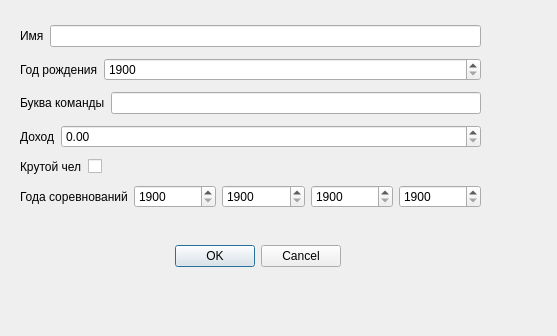
<?xml version="1.0" encoding="UTF-8"?>
<ui version="4.0">
 <class>UserInputDialog</class>
 <widget class="QDialog" name="UserInputDialog">
  <property name="geometry">
   <rect>
    <x>0</x>
    <y>0</y>
    <width>557</width>
    <height>336</height>
   </rect>
  </property>
  <property name="windowTitle">
   <string>Input Dialog</string>
  </property>
  <widget class="QDialogButtonBox" name="buttonBox">
   <property name="geometry">
    <rect>
     <x>130</x>
     <y>240</y>
     <width>211</width>
     <height>32</height>
    </rect>
   </property>
   <property name="orientation">
    <enum>Qt::Horizontal</enum>
   </property>
   <property name="standardButtons">
    <set>QDialogButtonBox::Cancel|QDialogButtonBox::Ok</set>
   </property>
  </widget>
  <widget class="QWidget" name="layoutWidget">
   <property name="geometry">
    <rect>
     <x>20</x>
     <y>20</y>
     <width>461</width>
     <height>198</height>
    </rect>
   </property>
   <layout class="QVBoxLayout" name="verticalLayout">
    <item>
     <layout class="QHBoxLayout" name="horizontalLayout">
      <item>
       <widget class="QLabel" name="label">
        <property name="text">
         <string>Имя</string>
        </property>
       </widget>
      </item>
      <item>
       <widget class="QLineEdit" name="lineEdit">
        <property name="maxLength">
         <number>15</number>
        </property>
       </widget>
      </item>
     </layout>
    </item>
    <item>
     <layout class="QHBoxLayout" name="horizontalLayout_2">
      <item>
       <widget class="QLabel" name="label_2">
        <property name="sizePolicy">
         <sizepolicy hsizetype="Minimum" vsizetype="Preferred">
          <horstretch>0</horstretch>
          <verstretch>0</verstretch>
         </sizepolicy>
        </property>
        <property name="text">
         <string>Год рождения</string>
        </property>
       </widget>
      </item>
      <item>
       <widget class="QSpinBox" name="spinBox">
        <property name="sizePolicy">
         <sizepolicy hsizetype="Expanding" vsizetype="Fixed">
          <horstretch>0</horstretch>
          <verstretch>0</verstretch>
         </sizepolicy>
        </property>
        <property name="minimum">
         <number>1900</number>
        </property>
        <property name="maximum">
         <number>9999</number>
        </property>
       </widget>
      </item>
     </layout>
    </item>
    <item>
     <layout class="QHBoxLayout" name="horizontalLayout_3">
      <item>
       <widget class="QLabel" name="label_3">
        <property name="text">
         <string>Буква команды</string>
        </property>
       </widget>
      </item>
      <item>
       <widget class="QLineEdit" name="lineEdit_2">
        <property name="maxLength">
         <number>1</number>
        </property>
       </widget>
      </item>
     </layout>
    </item>
    <item>
     <layout class="QHBoxLayout" name="horizontalLayout_4">
      <item>
       <widget class="QLabel" name="label_4">
        <property name="sizePolicy">
         <sizepolicy hsizetype="Minimum" vsizetype="Preferred">
          <horstretch>0</horstretch>
          <verstretch>0</verstretch>
         </sizepolicy>
        </property>
        <property name="text">
         <string>Доход</string>
        </property>
       </widget>
      </item>
      <item>
       <widget class="QDoubleSpinBox" name="doubleSpinBox">
        <property name="sizePolicy">
         <sizepolicy hsizetype="Expanding" vsizetype="Fixed">
          <horstretch>0</horstretch>
          <verstretch>0</verstretch>
         </sizepolicy>
        </property>
       </widget>
      </item>
     </layout>
    </item>
    <item>
     <layout class="QHBoxLayout" name="horizontalLayout_5">
      <item>
       <widget class="QLabel" name="label_5">
        <property name="sizePolicy">
         <sizepolicy hsizetype="Minimum" vsizetype="Preferred">
          <horstretch>0</horstretch>
          <verstretch>0</verstretch>
         </sizepolicy>
        </property>
        <property name="text">
         <string>Крутой чел</string>
        </property>
       </widget>
      </item>
      <item>
       <widget class="QCheckBox" name="checkBox">
        <property name="sizePolicy">
         <sizepolicy hsizetype="Expanding" vsizetype="Fixed">
          <horstretch>0</horstretch>
          <verstretch>0</verstretch>
         </sizepolicy>
        </property>
        <property name="text">
         <string/>
        </property>
       </widget>
      </item>
     </layout>
    </item>
    <item>
     <layout class="QHBoxLayout" name="horizontalLayout_6">
      <item>
       <widget class="QLabel" name="label_6">
        <property name="text">
         <string>Года соревнований</string>
        </property>
       </widget>
      </item>
      <item>
       <widget class="QSpinBox" name="spinBox_2">
        <property name="minimum">
         <number>1900</number>
        </property>
        <property name="maximum">
         <number>9999</number>
        </property>
       </widget>
      </item>
      <item>
       <widget class="QSpinBox" name="spinBox_3">
        <property name="minimum">
         <number>1900</number>
        </property>
        <property name="maximum">
         <number>9999</number>
        </property>
       </widget>
      </item>
      <item>
       <widget class="QSpinBox" name="spinBox_4">
        <property name="minimum">
         <number>1900</number>
        </property>
        <property name="maximum">
         <number>9999</number>
        </property>
       </widget>
      </item>
      <item>
       <widget class="QSpinBox" name="spinBox_5">
        <property name="minimum">
         <number>1900</number>
        </property>
        <property name="maximum">
         <number>9999</number>
        </property>
       </widget>
      </item>
     </layout>
    </item>
   </layout>
  </widget>
 </widget>
 <resources/>
 <connections>
  <connection>
   <sender>buttonBox</sender>
   <signal>accepted()</signal>
   <receiver>UserInputDialog</receiver>
   <slot>accept()</slot>
   <hints>
    <hint type="sourcelabel">
     <x>248</x>
     <y>254</y>
    </hint>
    <hint type="destinationlabel">
     <x>157</x>
     <y>274</y>
    </hint>
   </hints>
  </connection>
  <connection>
   <sender>buttonBox</sender>
   <signal>rejected()</signal>
   <receiver>UserInputDialog</receiver>
   <slot>reject()</slot>
   <hints>
    <hint type="sourcelabel">
     <x>316</x>
     <y>260</y>
    </hint>
    <hint type="destinationlabel">
     <x>286</x>
     <y>274</y>
    </hint>
   </hints>
  </connection>
 </connections>
</ui>
